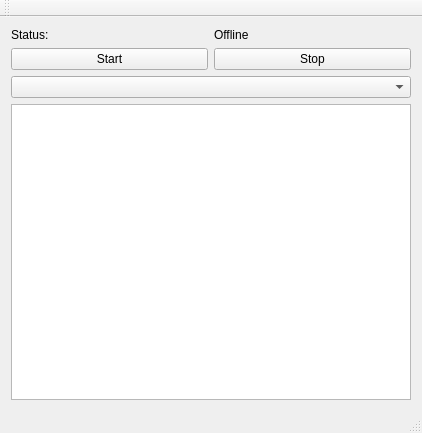
<?xml version="1.0" encoding="UTF-8"?>
<ui version="4.0">
 <class>MainWindow</class>
 <widget class="QMainWindow" name="MainWindow">
  <property name="geometry">
   <rect>
    <x>0</x>
    <y>0</y>
    <width>422</width>
    <height>433</height>
   </rect>
  </property>
  <property name="windowTitle">
   <string>systemd systray applet</string>
  </property>
  <widget class="QWidget" name="centralWidget">
   <layout class="QVBoxLayout" name="verticalLayout">
    <item>
     <layout class="QGridLayout" name="gridLayout_2">
      <item row="0" column="0">
       <widget class="QLabel" name="label">
        <property name="text">
         <string>Status:</string>
        </property>
       </widget>
      </item>
      <item row="0" column="1">
       <widget class="QLabel" name="statustext">
        <property name="text">
         <string>Offline</string>
        </property>
       </widget>
      </item>
      <item row="1" column="0">
       <widget class="QPushButton" name="pushButton">
        <property name="text">
         <string>Start</string>
        </property>
       </widget>
      </item>
      <item row="1" column="1">
       <widget class="QPushButton" name="pushButton_2">
        <property name="text">
         <string>Stop</string>
        </property>
       </widget>
      </item>
     </layout>
    </item>
    <item>
     <widget class="QComboBox" name="comboBox"/>
    </item>
    <item>
     <widget class="QTextBrowser" name="textBrowser">
      <property name="minimumSize">
       <size>
        <width>256</width>
        <height>0</height>
       </size>
      </property>
      <property name="html">
      </property>
     </widget>
    </item>
   </layout>
  </widget>
  <widget class="QToolBar" name="mainToolBar">
   <attribute name="toolBarArea">
    <enum>TopToolBarArea</enum>
   </attribute>
   <attribute name="toolBarBreak">
    <bool>false</bool>
   </attribute>
  </widget>
  <widget class="QStatusBar" name="statusBar"/>
  <widget class="QMenuBar" name="menuBar">
   <property name="geometry">
    <rect>
     <x>0</x>
     <y>0</y>
     <width>422</width>
     <height>20</height>
    </rect>
   </property>
  </widget>
 </widget>
 <layoutdefault spacing="6" margin="11"/>
 <resources/>
 <connections/>
</ui>
